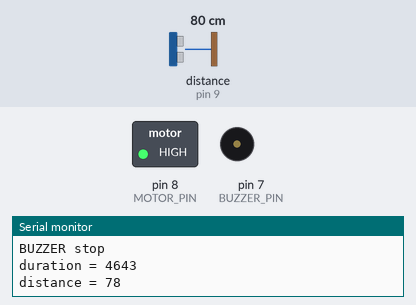
The sketch below on a simulated Arduino Uno, built with avr-gcc and run on an emulated ATmega328P. Shown: switched loads named in the sketch (green lamp = pin HIGH), buzzer (waves = sounding, pin HIGH), the last lines printed to the serial monitor. Wiring (inferred from the names in the program): ultrasonic range finder: trigger pin 11; echo pin 9. Inputs (shaded band) come from the test bench; at power-on: distance to the obstacle (sensor on pin 9) 80 cm. The echo pulse lasts 58.3 µs per cm; pins used as bus, display or sensor lines are not drawn.

Above: at 6.2 s.
6.3 s: distance to the obstacle (sensor on pin 9) set to 2 cm
At 8.1 s:
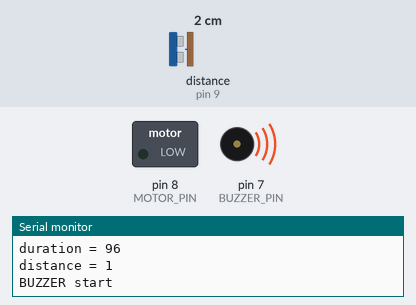
At 9.6 s:
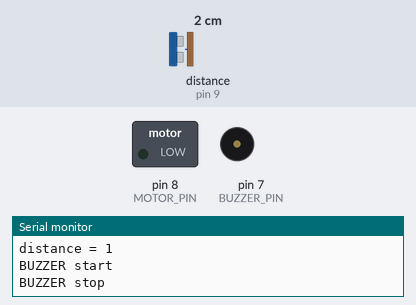
Timing chart, 0 to 11.1 s (numbered marks = the images above; inputs shaded):
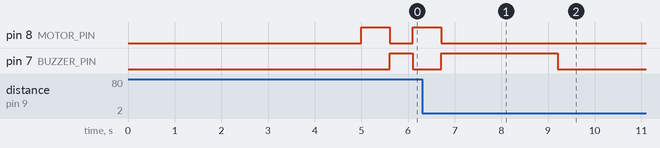

Measured:
- after the input at 6.3 s, pin 8 (MOTOR_PIN): goes on until 6.7 s, then stays LOW

The sketch:

sketch_may01a.ino
```cpp
#define TRIGGER_PIN  11  // Arduino pin tied to trigger pin on the ultrasonic sensor.
#define ECHO_PIN     9  // Arduino pin tied to echo pin on the ultrasonic sensor.
#define V_CC 5
#define MOTOR_PIN 8
#define BUZZER_PIN 7

int OMG_GONNA_HIT = 0;

void setup() {
  Serial.begin(115200); // Open serial monitor at 115200 baud to see ping results.
  pinMode(TRIGGER_PIN, OUTPUT);
  pinMode(ECHO_PIN, INPUT);
  pinMode(MOTOR_PIN, OUTPUT);
  pinMode(BUZZER_PIN, OUTPUT);

  digitalWrite(TRIGGER_PIN, LOW);
  digitalWrite(MOTOR_PIN, LOW);
  digitalWrite(BUZZER_PIN, LOW);
  delay(5000);
}

void loop() {

  if(!OMG_GONNA_HIT) {
    digitalWrite(TRIGGER_PIN, HIGH);
    delayMicroseconds(10);
    digitalWrite(TRIGGER_PIN, LOW);

    digitalWrite(MOTOR_PIN, HIGH);

    long duration = pulseIn(ECHO_PIN, HIGH);
    Serial.print("duration = ");
    Serial.println(duration);
    long distance = 1.0 * duration * 0.000001 * (34000 / 2);
    Serial.print("distance = ");
    Serial.println(distance);

    if(duration == 0)
      return;

    if(distance < 10) {
      OMG_GONNA_HIT = 1;
      digitalWrite(MOTOR_PIN, LOW);
      digitalWrite(BUZZER_PIN, HIGH);
      Serial.println("BUZZER start");
      delay(2000);
      Serial.println("BUZZER stop");
      digitalWrite(BUZZER_PIN, LOW);
    }
    else if(distance < 150) {
      delay(600);
      digitalWrite(MOTOR_PIN, LOW);
      digitalWrite(BUZZER_PIN, HIGH);
      Serial.println("BUZZER start");
      delay(500);
      Serial.println("BUZZER stop");
      digitalWrite(BUZZER_PIN, LOW);
    }
    else {
      delay(100);
    }
  }
}
```
